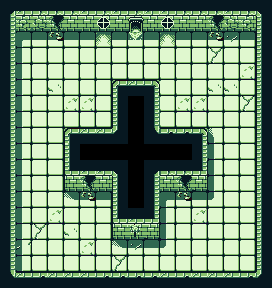

This is a level from a 2D game, rendered from its Tiled map with the project's own tilesets. A one-line summary and the complete map file follow:
An orthogonal 17x18 tile map with 16x16 px tiles, 5 tile layers (Tile, Tile-Wall, Item, Door Close, ...), 2 hidden layers not drawn, 2 tilesets.

<map version="1.9" tiledversion="1.9.2" orientation="orthogonal" renderorder="right-down" width="17" height="18" tilewidth="16" tileheight="16" infinite="0" nextlayerid="8" nextobjectid="1">
 <tileset firstgid="1" source="GBDungeon.tsx" />
 <tileset firstgid="71" source="Path.tsx" />
 <layer id="1" name="Tile" width="17" height="18">
  <data encoding="csv">
0,0,0,0,0,0,0,0,0,0,0,0,0,0,0,0,0,
0,0,0,0,0,0,0,0,0,0,0,0,0,0,0,0,0,
0,39,18,58,18,18,10,18,17,18,10,18,18,58,28,18,0,
0,30,46,46,46,46,46,46,46,46,46,46,46,38,46,46,0,
0,30,46,46,46,46,46,46,46,46,46,46,46,46,46,47,0,
0,30,46,37,46,46,46,0,0,0,46,46,46,37,37,46,0,
0,30,46,46,47,47,46,0,0,0,46,47,47,46,46,38,0,
0,30,46,46,46,46,46,0,0,0,46,46,46,46,46,46,0,
0,30,46,46,0,0,0,0,0,0,0,0,0,40,46,46,0,
0,30,46,46,0,0,0,0,0,0,0,0,0,30,46,46,0,
0,30,46,46,0,0,0,0,0,0,0,0,0,30,46,46,0,
0,30,46,46,46,46,46,0,0,0,46,46,46,30,46,46,0,
0,30,46,46,27,58,18,0,0,0,39,58,18,19,46,46,0,
0,30,46,47,46,46,46,0,0,0,30,46,47,46,46,46,0,
0,30,38,46,37,46,46,46,46,46,30,46,46,46,46,46,0,
0,29,46,46,46,47,46,27,28,18,19,46,46,46,46,46,0,
0,30,46,46,46,46,46,38,46,46,46,46,46,46,46,46,0,
0,0,0,0,0,0,0,0,0,0,0,0,0,0,0,0,0
</data>
 </layer>
 <layer id="2" name="Tile-Wall" width="17" height="18">
  <data encoding="csv">
1,2,3,3,3,2,3,2,3,2,2,3,3,3,2,3,4,
11,12,13,6,5,5,5,5,5,5,5,5,5,6,13,12,14,
21,0,0,0,0,0,0,0,0,0,0,0,0,0,0,0,24,
11,0,0,0,0,0,0,0,0,0,0,0,0,0,0,0,14,
11,0,0,0,0,0,0,0,0,0,0,0,0,0,0,0,14,
11,0,0,0,0,0,0,35,32,36,0,0,0,0,0,0,14,
21,0,0,0,0,0,0,14,0,11,0,0,0,0,0,0,24,
21,0,0,0,0,0,0,14,0,11,0,0,0,0,0,0,24,
11,0,0,0,35,32,32,34,0,31,33,33,36,0,0,0,14,
21,0,0,0,14,0,0,0,0,0,0,0,21,0,0,0,24,
21,0,0,0,16,2,2,4,0,1,3,3,15,0,0,0,24,
11,0,0,0,26,6,5,24,0,11,5,6,25,0,0,0,14,
21,0,0,0,0,0,0,24,0,11,0,0,0,0,0,0,24,
11,0,0,0,0,0,0,16,2,15,0,0,0,0,0,0,14,
11,0,0,0,0,0,0,26,7,25,0,0,0,0,0,0,14,
11,0,0,0,0,0,0,0,0,0,0,0,0,0,0,0,14,
21,0,0,0,0,0,0,0,0,0,0,0,0,0,0,0,24,
31,32,33,32,32,32,33,33,33,33,32,33,32,32,32,33,34
</data>
 </layer>
 <layer id="3" name="Item" width="17" height="18">
  <data encoding="csv">
0,0,0,0,0,0,0,0,0,0,0,0,0,0,0,0,0,
0,0,0,0,0,0,67,0,0,0,67,0,0,0,0,0,0,
0,0,0,0,0,0,0,0,0,0,0,0,0,0,0,0,0,
0,0,0,0,0,0,0,0,0,0,0,0,0,0,0,0,0,
0,0,0,0,0,0,0,0,0,0,0,0,0,0,0,0,0,
0,0,0,0,0,0,0,0,0,0,0,0,0,0,0,0,0,
0,0,0,0,0,0,0,0,0,0,0,0,0,0,0,0,0,
0,0,0,0,0,0,0,0,0,0,0,0,0,0,0,0,0,
0,0,0,0,0,0,0,0,0,0,0,0,0,0,0,0,0,
0,0,0,0,0,0,0,0,0,0,0,0,0,0,0,0,0,
0,0,0,0,0,0,0,0,0,0,0,0,0,0,0,0,0,
0,0,0,0,0,0,0,0,0,0,0,0,0,0,0,0,0,
0,0,0,0,0,0,0,0,0,0,0,0,0,0,0,0,0,
0,0,0,0,0,0,0,0,0,0,0,0,0,0,0,0,0,
0,0,0,0,0,0,0,0,0,0,0,0,0,0,0,0,0,
0,0,0,0,0,0,0,0,0,0,0,0,0,0,0,0,0,
0,0,0,0,0,0,0,0,0,0,0,0,0,0,0,0,0,
0,0,0,0,0,0,0,0,0,0,0,0,0,0,0,0,0
</data>
 </layer>
 <layer id="4" name="Door Close" width="17" height="18">
  <data encoding="csv">
0,0,0,0,0,0,0,0,0,0,0,0,0,0,0,0,0,
0,0,0,0,0,0,0,0,69,0,0,0,0,0,0,0,0,
0,0,0,0,0,0,0,0,0,0,0,0,0,0,0,0,0,
0,0,0,0,0,0,0,0,0,0,0,0,0,0,0,0,0,
0,0,0,0,0,0,0,0,0,0,0,0,0,0,0,0,0,
0,0,0,0,0,0,0,0,0,0,0,0,0,0,0,0,0,
0,0,0,0,0,0,0,0,0,0,0,0,0,0,0,0,0,
0,0,0,0,0,0,0,0,0,0,0,0,0,0,0,0,0,
0,0,0,0,0,0,0,0,0,0,0,0,0,0,0,0,0,
0,0,0,0,0,0,0,0,0,0,0,0,0,0,0,0,0,
0,0,0,0,0,0,0,0,0,0,0,0,0,0,0,0,0,
0,0,0,0,0,0,0,0,0,0,0,0,0,0,0,0,0,
0,0,0,0,0,0,0,0,0,0,0,0,0,0,0,0,0,
0,0,0,0,0,0,0,0,0,0,0,0,0,0,0,0,0,
0,0,0,0,0,0,0,0,0,0,0,0,0,0,0,0,0,
0,0,0,0,0,0,0,0,0,0,0,0,0,0,0,0,0,
0,0,0,0,0,0,0,0,0,0,0,0,0,0,0,0,0,
0,0,0,0,0,0,0,0,0,0,0,0,0,0,0,0,0
</data>
 </layer>
 <layer id="5" name="Door Open" width="17" height="18">
  <data encoding="csv">
0,0,0,0,0,0,0,0,0,0,0,0,0,0,0,0,0,
0,0,0,0,0,0,0,0,70,0,0,0,0,0,0,0,0,
0,0,0,0,0,0,0,0,0,0,0,0,0,0,0,0,0,
0,0,0,0,0,0,0,0,0,0,0,0,0,0,0,0,0,
0,0,0,0,0,0,0,0,0,0,0,0,0,0,0,0,0,
0,0,0,0,0,0,0,0,0,0,0,0,0,0,0,0,0,
0,0,0,0,0,0,0,0,0,0,0,0,0,0,0,0,0,
0,0,0,0,0,0,0,0,0,0,0,0,0,0,0,0,0,
0,0,0,0,0,0,0,0,0,0,0,0,0,0,0,0,0,
0,0,0,0,0,0,0,0,0,0,0,0,0,0,0,0,0,
0,0,0,0,0,0,0,0,0,0,0,0,0,0,0,0,0,
0,0,0,0,0,0,0,0,0,0,0,0,0,0,0,0,0,
0,0,0,0,0,0,0,0,0,0,0,0,0,0,0,0,0,
0,0,0,0,0,0,0,0,0,0,0,0,0,0,0,0,0,
0,0,0,0,0,0,0,0,0,0,0,0,0,0,0,0,0,
0,0,0,0,0,0,0,0,0,0,0,0,0,0,0,0,0,
0,0,0,0,0,0,0,0,0,0,0,0,0,0,0,0,0,
0,0,0,0,0,0,0,0,0,0,0,0,0,0,0,0,0
</data>
 </layer>
 <layer id="6" name="Obstacle" width="17" height="18" visible="0">
  <data encoding="csv">
71,71,71,71,71,71,71,71,71,71,71,71,71,71,71,71,71,
71,0,0,0,0,0,0,0,0,0,0,0,0,0,0,0,71,
71,0,0,0,0,0,0,0,0,0,0,0,0,0,0,0,71,
71,0,0,0,0,0,0,0,0,0,0,0,0,0,0,0,71,
71,0,0,0,0,0,0,0,0,0,0,0,0,0,0,0,71,
71,0,0,0,0,0,0,71,71,71,0,0,0,0,0,0,71,
71,0,0,0,0,0,0,71,0,71,0,0,0,0,0,0,71,
71,0,0,0,0,0,0,71,0,71,0,0,0,0,0,0,71,
71,0,0,0,71,71,71,71,0,71,71,71,71,0,0,0,71,
71,0,0,0,71,0,0,0,0,0,0,0,71,0,0,0,71,
71,0,0,0,71,71,71,71,0,71,71,71,71,0,0,0,71,
71,0,0,0,0,0,0,71,0,71,0,0,0,0,0,0,71,
71,0,0,0,0,0,0,71,0,71,0,0,0,0,0,0,71,
71,0,0,0,0,0,0,71,71,71,0,0,0,0,0,0,71,
71,0,0,0,0,0,0,0,0,0,0,0,0,0,0,0,71,
71,0,0,0,0,0,0,0,0,0,0,0,0,0,0,0,71,
71,0,0,0,0,0,0,0,0,0,0,0,0,0,0,0,71,
71,71,71,71,71,71,71,71,71,71,71,71,71,71,71,71,71
</data>
 </layer>
 <layer id="7" name="Wall" width="17" height="18" visible="0">
  <data encoding="csv">
72,72,72,72,72,72,72,72,72,72,72,72,72,72,72,72,72,
72,72,72,72,72,72,72,72,72,72,72,72,72,72,72,72,72,
72,72,0,0,0,0,0,0,0,0,0,0,0,0,0,72,72,
72,72,0,0,0,0,0,0,0,0,0,0,0,0,0,72,72,
72,72,0,0,0,0,72,72,72,72,72,0,0,0,0,72,72,
72,72,0,0,0,0,72,72,72,72,72,0,0,0,0,72,72,
72,72,0,0,0,0,72,72,72,72,72,0,0,0,0,72,72,
72,72,0,72,72,72,72,72,72,72,72,72,72,72,0,72,72,
72,72,0,72,72,72,72,72,72,72,72,72,72,72,0,72,72,
72,72,0,72,72,72,72,72,72,72,72,72,72,72,0,72,72,
72,72,0,72,72,72,72,72,72,72,72,72,72,72,0,72,72,
72,72,0,72,72,72,72,72,72,72,72,72,72,72,0,72,72,
72,72,0,0,0,0,72,72,72,72,72,0,0,0,0,72,72,
72,72,0,0,0,0,72,72,72,72,72,0,0,0,0,72,72,
72,72,0,0,0,0,72,72,72,72,72,0,0,0,0,72,72,
72,72,0,0,0,0,0,0,0,0,0,0,0,0,0,72,72,
72,72,72,72,72,72,72,72,72,72,72,72,72,72,72,72,72,
72,72,72,72,72,72,72,72,72,72,72,72,72,72,72,72,72
</data>
 </layer>
</map>
